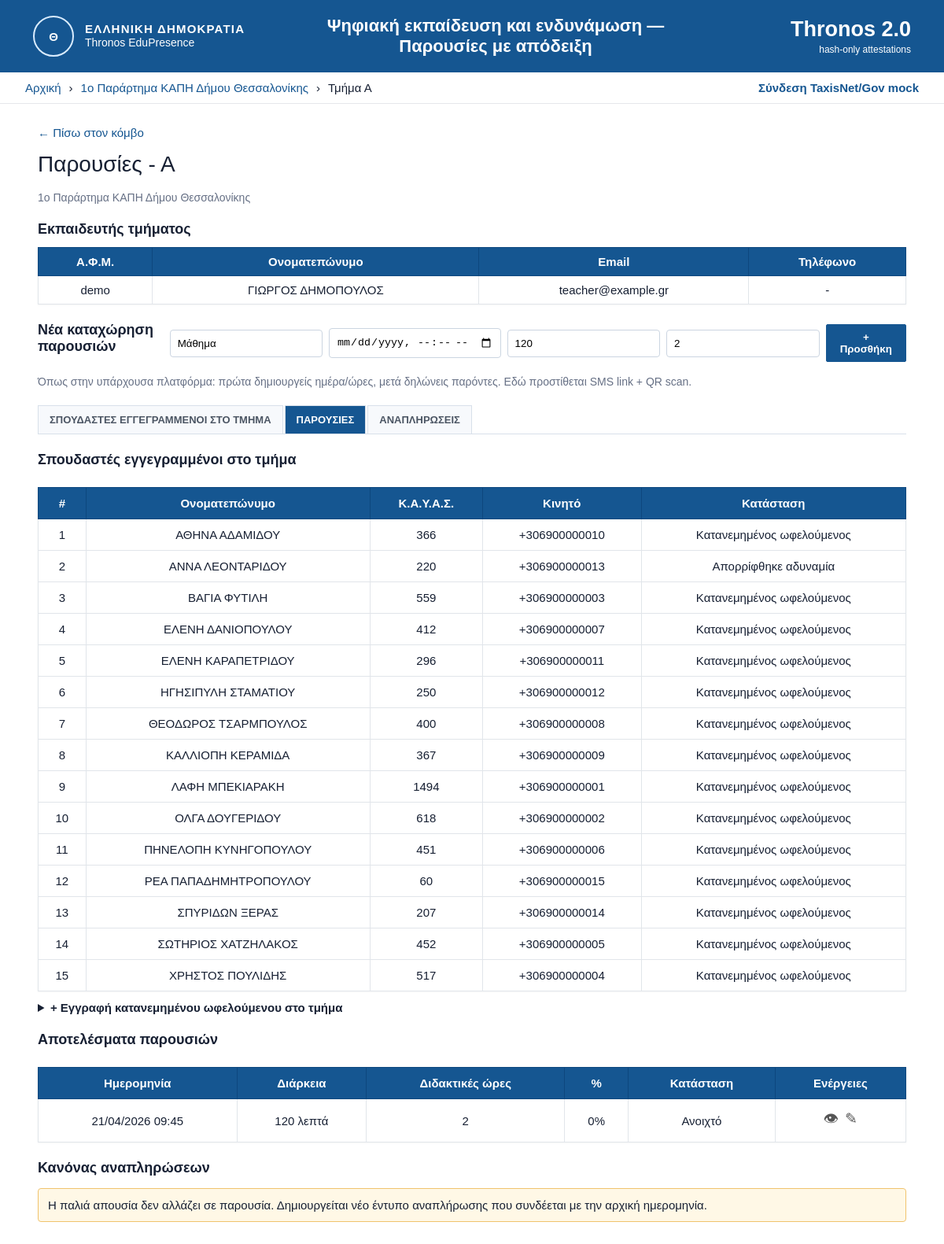
Page /classes/1 on the committed database.
### app/models.py (models this page shows)
class Node(Base):
    __tablename__ = "nodes"
    id: Mapped[int] = mapped_column(Integer, primary_key=True)
    municipality: Mapped[str] = mapped_column(String(160), default="ΘΕΣΣΑΛΟΝΙΚΗΣ")
    name: Mapped[str] = mapped_column(String(250), nullable=False)
    responsible_name: Mapped[str] = mapped_column(String(200), default="")
    capacity: Mapped[int] = mapped_column(Integer, default=15)
    address: Mapped[str] = mapped_column(String(250), default="")
    is_active: Mapped[bool] = mapped_column(Boolean, default=True)
    created_at: Mapped[datetime] = mapped_column(DateTime, default=now_utc)
    classrooms = relationship("Classroom", back_populates="node", cascade="all, delete-orphan")
    students = relationship("Student", back_populates="node", cascade="all, delete-orphan")

class Classroom(Base):
    __tablename__ = "classrooms"
    id: Mapped[int] = mapped_column(Integer, primary_key=True)
    node_id: Mapped[int | None] = mapped_column(ForeignKey("nodes.id"), nullable=True)
    name: Mapped[str] = mapped_column(String(120), nullable=False)
    program_name: Mapped[str] = mapped_column(String(250), default="Ψηφιακή Ενδυνάμωση")
    teacher_name: Mapped[str] = mapped_column(String(200), default="")
    teacher_afm: Mapped[str] = mapped_column(String(20), default="")
    teacher_email: Mapped[str] = mapped_column(String(200), default="")
    teacher_phone: Mapped[str] = mapped_column(String(80), default="")
    location: Mapped[str] = mapped_column(String(250), default="")
    capacity: Mapped[int] = mapped_column(Integer, default=15)
    target_teaching_hours: Mapped[int] = mapped_column(Integer, default=40)
    is_active: Mapped[bool] = mapped_column(Boolean, default=True)
    created_at: Mapped[datetime] = mapped_column(DateTime, default=now_utc)
    node = relationship("Node", back_populates="classrooms")
    enrollments = relationship("Enrollment", back_populates="classroom", cascade="all, delete-orphan")
    lessons = relationship("Lesson", back_populates="classroom", cascade="all, delete-orphan")

class Enrollment(Base):
    __tablename__ = "enrollments"
    id: Mapped[int] = mapped_column(Integer, primary_key=True)
    classroom_id: Mapped[int] = mapped_column(ForeignKey("classrooms.id"), nullable=False)
    student_id: Mapped[int] = mapped_column(ForeignKey("students.id"), nullable=False)
    status: Mapped[str] = mapped_column(String(40), default="active")
    created_at: Mapped[datetime] = mapped_column(DateTime, default=now_utc)
    removed_at: Mapped[datetime | None] = mapped_column(DateTime, nullable=True)
    classroom = relationship("Classroom", back_populates="enrollments")
    student = relationship("Student", back_populates="enrollments")

class Student(Base):
    __tablename__ = "students"
    id: Mapped[int] = mapped_column(Integer, primary_key=True)
    node_id: Mapped[int | None] = mapped_column(ForeignKey("nodes.id"), nullable=True)
    full_name: Mapped[str] = mapped_column(String(200), nullable=False)
    phone: Mapped[str] = mapped_column(String(50), default="")
    email: Mapped[str] = mapped_column(String(200), default="")
    external_ref: Mapped[str] = mapped_column(String(120), default="")  # ΚΑΥΑΣ / external ref
    gender: Mapped[str] = mapped_column(String(40), default="")
    status: Mapped[str] = mapped_column(String(60), default="selected")  # selected | standby | unable_pending | unable_approved | unable_rejected
    priority_order: Mapped[int] = mapped_column(Integer, default=0)
    inability_reason: Mapped[str] = mapped_column(String(250), default="")
    is_active: Mapped[bool] = mapped_column(Boolean, default=True)
    created_at: Mapped[datetime] = mapped_column(DateTime, default=now_utc)
    node = relationship("Node", back_populates="students")
    enrollments = relationship("Enrollment", back_populates="student", cascade="all, delete-orphan")

class Lesson(Base):
    __tablename__ = "lessons"
    id: Mapped[int] = mapped_column(Integer, primary_key=True)
    classroom_id: Mapped[int] = mapped_column(ForeignKey("classrooms.id"), nullable=False)
    title: Mapped[str] = mapped_column(String(200), default="Μάθημα")
    starts_at: Mapped[datetime] = mapped_column(DateTime, default=now_utc)
    ends_at: Mapped[datetime | None] = mapped_column(DateTime, nullable=True)
    duration_minutes: Mapped[int] = mapped_column(Integer, default=120)
    teaching_hours: Mapped[int] = mapped_column(Integer, default=2)
    status: Mapped[str] = mapped_column(String(30), default="open")
    created_by: Mapped[str] = mapped_column(String(200), default="teacher")
    closed_at: Mapped[datetime | None] = mapped_column(DateTime, nullable=True)
    created_at: Mapped[datetime] = mapped_column(DateTime, default=now_utc)
    classroom = relationship("Classroom", back_populates="lessons")
    attendance_rows = relationship("Attendance", back_populates="lesson", cascade="all, delete-orphan")

### app/main.py (the view)
@app.get("/classes/{class_id}", response_class=HTMLResponse)
def class_detail(request: Request, class_id: int, db: Annotated[Session, Depends(get_db)]):
    classroom = db.query(Classroom).options(
        joinedload(Classroom.node).joinedload(Node.students).joinedload(Student.enrollments),
        joinedload(Classroom.enrollments).joinedload(Enrollment.student),
        joinedload(Classroom.lessons),
    ).filter(Classroom.id == class_id).first()
    if not classroom:
        raise HTTPException(404, "Classroom not found")
    lessons = sorted(classroom.lessons, key=lambda l: l.starts_at, reverse=True)
    enrollments = [e for e in classroom.enrollments if e.status == "active"]
    enrolled_ids = {e.student_id for e in enrollments}
    candidates = []
    if classroom.node:
        for student in classroom.node.students:
            if student.status in {"selected", "unable_rejected"} and student.id not in enrolled_ids:
                candidates.append(student)
    return render(request, "class_detail.html", {"classroom": classroom, "lessons": lessons, "enrollments": sorted(enrollments, key=lambda e: e.student.full_name), "students": sorted(candidates, key=lambda s: s.full_name), "enrolled_ids": enrolled_ids})

### app/templates/class_detail.html (shortened to what this page needs)
{% extends "base.html" %}
{% block breadcrumbs %}<span>›</span><a href="/nodes/{{ classroom.node_id }}">{{ classroom.node.name if classroom.node else classroom.location }}</a><span>›</span><span>Τμήμα {{ classroom.name }}</span>{% endblock %}
{% block content %}
<a class="back-link no-print" href="/nodes/{{ classroom.node_id or 1 }}">← Πίσω στον κόμβο</a>
<section class="plain-head">
  <h1>Παρουσίες - {{ classroom.name }}</h1>
  <p class="muted">{{ classroom.location or (classroom.node.name if classroom.node else 'Κόμβος') }}</p>
</section>
<section class="block">
  <h2>Εκπαιδευτής τμήματος</h2>
  <table class="gov-table slim">
    <thead><tr><th>Α.Φ.Μ.</th><th>Ονοματεπώνυμο</th><th>Email</th><th>Τηλέφωνο</th></tr></thead>
    <tbody><tr><td>{{ classroom.teacher_afm or 'demo' }}</td><td>{{ classroom.teacher_name or '-' }}</td><td>{{ classroom.teacher_email or '-' }}</td><td>{{ classroom.teacher_phone or '-' }}</td></tr></tbody>
  </table>
</section>
<section class="block">
  <div class="section-bar">
    <h2>Νέα καταχώρηση παρουσιών</h2>
    <form method="post" action="/classes/{{ classroom.id }}/lessons" class="inline-create no-print">
      <input name="title" value="Μάθημα" aria-label="Τίτλος">
      <input type="datetime-local" name="starts_at" aria-label="Ημερομηνία ώρα">
      <input type="number" name="duration_minutes" value="120" aria-label="Λεπτά">
      <input type="number" name="teaching_hours" value="2" min="1" aria-label="Διδακτικές ώρες">
      <button class="btn primary">+ Προσθήκη</button>
    </form>
  </div>
  <p class="muted">Όπως στην υπάρχουσα πλατφόρμα: πρώτα δημιουργείς ημέρα/ώρες, μετά δηλώνεις παρόντες. Εδώ προστίθεται SMS link + QR scan.</p>
</section>
<section class="tabs no-print">
  <a href="#students">ΣΠΟΥΔΑΣΤΕΣ ΕΓΓΕΓΡΑΜΜΕΝΟΙ ΣΤΟ ΤΜΗΜΑ</a>
  <a class="active" href="#lessons">ΠΑΡΟΥΣΙΕΣ</a>
  <a href="#makeups">ΑΝΑΠΛΗΡΩΣΕΙΣ</a>
</section>
<section id="students" class="block">
  <div class="section-bar"><h2>Σπουδαστές εγγεγραμμένοι στο τμήμα</h2></div>
  <table class="gov-table">
    <thead><tr><th>#</th><th>Ονοματεπώνυμο</th><th>Κ.Α.Υ.Α.Σ.</th><th>Κινητό</th><th>Κατάσταση</th></tr></thead>
    <tbody>
      {% for e in enrollments %}
      <tr><td>{{ loop.index }}</td><td>{{ e.student.full_name }}</td><td>{{ e.student.external_ref or e.student.id }}</td><td>{{ e.student.phone or '-' }}</td><td>{{ status_label(e.student.status) }}</td></tr>
      {% else %}<tr><td colspan="5" class="muted">Δεν υπάρχουν μαθητές στο τμήμα.</td></tr>{% endfor %}
    </tbody>
  </table>
  <details class="no-print add-student-box">
    <summary>+ Εγγραφή κατανεμημένου ωφελούμενου στο τμήμα</summary>
  </details>
</section>
<section id="lessons" class="block">
  <div class="section-bar"><h2>Αποτελέσματα παρουσιών</h2></div>
  <table class="gov-table">
    <thead><tr><th>Ημερομηνία</th><th>Διάρκεια</th><th>Διδακτικές ώρες</th><th>%</th><th>Κατάσταση</th><th>Ενέργειες</th></tr></thead>
    <tbody>
      {% for lesson in lessons %}
      <tr>
        <td>{{ lesson.starts_at.strftime('%d/%m/%Y %H:%M') }}</td>
        <td>{{ lesson.duration_minutes }} λεπτά</td>
        <td>{{ lesson.teaching_hours }}</td>
        <td>{{ completion_percent(classroom) }}%</td>
        <td>{{ status_label(lesson.status) }}</td>
        <td class="actions"><a title="Προβολή" href="/lessons/{{ lesson.id }}">👁</a><a title="Επεξεργασία" href="/lessons/{{ lesson.id }}">✎</a></td>
      </tr>
      {% else %}
      <tr><td colspan="6" class="muted">Δεν υπάρχουν παρουσίες ακόμη. Πατήστε + Προσθήκη.</td></tr>
      {% endfor %}
    </tbody>
  </table>
</section>
<section id="makeups" class="block">
  <h2>Κανόνας αναπληρώσεων</h2>
  <p class="notice-box">Η παλιά απουσία δεν αλλάζει σε παρουσία. Δημιουργείται νέο έντυπο αναπλήρωσης που συνδέεται με την αρχική ημερομηνία.</p>
</section>
{% endblock %}

### app/static/styles.css (style rules this page uses)
:root { --blue:#155691;--blue2:#0d477e;--dark:#172033;--muted:#667085;--line:#d8e0ea;--bg:#fff;--soft:#f6f8fb;--ok:#0d8f5a;--danger:#b91c1c;--warn:#a16207 }
* { box-sizing:border-box }
body { margin:0;font-family:Arial,Helvetica,sans-serif;background:var(--bg);color:var(--dark);font-size:15px }
a { color:#155691;text-decoration:none }
.plain-head h1 { font-size:28px;font-weight:500;margin:0 0 18px }
.plain-head p { margin:0 0 20px }
.muted { color:var(--muted);font-size:14px }
.gov-table { width:100%;border-collapse:collapse;background:#fff;border:1px solid var(--line);box-shadow:0 1px 2px rgba(0,0,0,.04) }
.gov-table th { background:var(--blue);color:#fff;font-weight:800;text-align:center;padding:11px;border:1px solid var(--blue2) }
.gov-table td { border:1px solid #e1e5ea;padding:11px;text-align:center;vertical-align:middle }
.gov-table td:nth-child(2) { text-align:center }
.gov-table.slim td,.gov-table.slim th { padding:9px }
.block { margin:22px 0 }
.block h2 { font-size:18px;font-weight:700;margin:0 0 12px }
.section-bar { display:flex;align-items:center;justify-content:space-between;gap:16px;margin-bottom:12px }
.btn,.mini-btn { display:inline-block;border:1px solid #cbd5e1;background:#fff;color:var(--dark);border-radius:2px;padding:8px 12px;cursor:pointer;font-weight:700 }
.btn.primary { background:var(--blue);color:#fff;border-color:var(--blue) }
.inline-form,.inline-create { display:flex;gap:8px;align-items:center }
.inline-create input { width:auto;min-width:150px }
input,select { border:1px solid #cbd5e1;border-radius:4px;padding:9px;background:#fff }
.tabs { display:flex;gap:2px;margin:20px 0 8px;border-bottom:1px solid var(--line) }
.tabs a { padding:10px 14px;border:1px solid var(--line);border-bottom:0;background:#f7f9fc;font-size:13px;font-weight:800;color:#4b5563 }
.tabs a.active { background:var(--blue);color:#fff }
.actions a { font-size:19px;margin:0 4px;color:#555 }
.notice-box { background:#fff8e6;border:1px solid #f0c36d;padding:12px;border-radius:4px }
.back-link { display:inline-block;margin-bottom:16px }
.add-student-box { margin-top:12px }
details { margin-top:12px }
summary { cursor:pointer;font-weight:700 }

### rows in the picture
Node: node "1ο Παράρτημα ΚΑΠΗ Δήμου Θεσσαλονίκης"
Classroom: name "Α", location "1ο Παράρτημα ΚΑΠΗ Δήμου Θεσσαλονίκης", teacher_afm "demo", teacher_name "ΓΙΩΡΓΟΣ ΔΗΜΟΠΟΥΛΟΣ", teacher_email "teacher@example.gr", teacher_phone "-", target_teaching_hours.status "0"
Enrollment: student.full_name "ΑΘΗΝΑ ΑΔΑΜΙΔΟΥ", student "366", student "+306900000010"
Student: status "Κατανεμημένος ωφελούμενος"
Enrollment: student.full_name "ΑΝΝΑ ΛΕΟΝΤΑΡΙΔΟΥ", student "220", student "+306900000013"
Student: status "Απορρίφθηκε αδυναμία"
Enrollment: student.full_name "ΒΑΓΙΑ ΦΥΤΙΛΗ", student "559", student "+306900000003"
Student: status "Κατανεμημένος ωφελούμενος"
Enrollment: student.full_name "ΕΛΕΝΗ ΔΑΝΙΟΠΟΥΛΟΥ", student "412", student "+306900000007"
Student: status "Κατανεμημένος ωφελούμενος"
Enrollment: student.full_name "ΕΛΕΝΗ ΚΑΡΑΠΕΤΡΙΔΟΥ", student "296", student "+306900000011"
Student: status "Κατανεμημένος ωφελούμενος"
Enrollment: student.full_name "ΗΓΗΣΙΠΥΛΗ ΣΤΑΜΑΤΙΟΥ", student "250", student "+306900000012"
Student: status "Κατανεμημένος ωφελούμενος"
Enrollment: student.full_name "ΘΕΟΔΩΡΟΣ ΤΣΑΡΜΠΟΥΛΟΣ", student "400", student "+306900000008"
Student: status "Κατανεμημένος ωφελούμενος"
Enrollment: student.full_name "ΚΑΛΛΙΟΠΗ ΚΕΡΑΜΙΔΑ", student "367", student "+306900000009"
Student: status "Κατανεμημένος ωφελούμενος"
Enrollment: student.full_name "ΛΑΦΗ ΜΠΕΚΙΑΡΑΚΗ", student "1494", student "+306900000001"
Student: status "Κατανεμημένος ωφελούμενος"
Enrollment: student.full_name "ΟΛΓΑ ΔΟΥΓΕΡΙΔΟΥ", student "618", student "+306900000002"
Student: status "Κατανεμημένος ωφελούμενος"
Enrollment: student.full_name "ΠΗΝΕΛΟΠΗ ΚΥΝΗΓΟΠΟΥΛΟΥ", student "451", student "+306900000006"
Student: status "Κατανεμημένος ωφελούμενος"
Enrollment: student.full_name "ΡΕΑ ΠΑΠΑΔΗΜΗΤΡΟΠΟΥΛΟΥ", student "60", student "+306900000015"
Student: status "Κατανεμημένος ωφελούμενος"
Enrollment: student.full_name "ΣΠΥΡΙΔΩΝ ΞΕΡΑΣ", student "207", student "+306900000014"
Student: status "Κατανεμημένος ωφελούμενος"
Enrollment: student.full_name "ΣΩΤΗΡΙΟΣ ΧΑΤΖΗΛΑΚΟΣ", student "452", student "+306900000005"
Student: status "Κατανεμημένος ωφελούμενος"
Enrollment: student.full_name "ΧΡΗΣΤΟΣ ΠΟΥΛΙΔΗΣ", student "517", student "+306900000004"
Student: status "Κατανεμημένος ωφελούμενος"
Lesson: starts_at "21/04/2026 09:45", duration_minutes "120", teaching_hours "2", status "Ανοιχτό"
